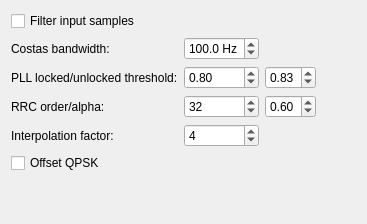
         <widget class="QWidget" name="DemodTab">
          <attribute name="title">
           <string>Demodulator</string>
          </attribute>
          <layout class="QGridLayout" name="gridLayout_3">
           <item row="0" column="0">
            <widget class="QCheckBox" name="DemodFilterCB">
             <property name="text">
              <string>Filter input samples</string>
             </property>
            </widget>
           </item>
           <item row="2" column="2">
            <widget class="QDoubleSpinBox" name="DemodPLLUnlockedSB">
             <property name="decimals">
              <number>2</number>
             </property>
             <property name="minimum">
              <double>0.000000000000000</double>
             </property>
             <property name="maximum">
              <double>2.000000000000000</double>
             </property>
             <property name="singleStep">
              <double>0.100000000000000</double>
             </property>
             <property name="value">
              <double>0.830000000000000</double>
             </property>
            </widget>
           </item>
           <item row="2" column="0">
            <widget class="QLabel" name="label_9">
             <property name="text">
              <string>PLL locked/unlocked threshold:</string>
             </property>
            </widget>
           </item>
           <item row="2" column="1">
            <widget class="QDoubleSpinBox" name="DemodPLLLockedSB">
             <property name="decimals">
              <number>2</number>
             </property>
             <property name="minimum">
              <double>0.000000000000000</double>
             </property>
             <property name="maximum">
              <double>2.000000000000000</double>
             </property>
             <property name="singleStep">
              <double>0.100000000000000</double>
             </property>
             <property name="value">
              <double>0.800000000000000</double>
             </property>
            </widget>
           </item>
           <item row="3" column="0">
            <widget class="QLabel" name="label_10">
             <property name="text">
              <string>RRC order/alpha:</string>
             </property>
            </widget>
           </item>
           <item row="3" column="1">
            <widget class="QSpinBox" name="DemodRRCOrderSB">
             <property name="maximum">
              <number>256</number>
             </property>
             <property name="value">
              <number>32</number>
             </property>
            </widget>
           </item>
           <item row="1" column="1">
            <widget class="QDoubleSpinBox" name="DemodPLLBandwidthSB">
             <property name="suffix">
              <string> Hz</string>
             </property>
             <property name="decimals">
              <number>1</number>
             </property>
             <property name="minimum">
              <double>0.000000000000000</double>
             </property>
             <property name="maximum">
              <double>500.000000000000000</double>
             </property>
             <property name="value">
              <double>100.000000000000000</double>
             </property>
            </widget>
           </item>
           <item row="4" column="0">
            <widget class="QLabel" name="label_11">
             <property name="text">
              <string>Interpolation factor:</string>
             </property>
            </widget>
           </item>
           <item row="5" column="0">
            <widget class="QCheckBox" name="DemodOffsetCB">
             <property name="text">
              <string>Offset QPSK</string>
             </property>
            </widget>
           </item>
           <item row="1" column="0">
            <widget class="QLabel" name="label_8">
             <property name="text">
              <string>Costas bandwidth:</string>
             </property>
            </widget>
           </item>
           <item row="3" column="2">
            <widget class="QDoubleSpinBox" name="DemodRRCAlphaSB">
             <property name="decimals">
              <number>2</number>
             </property>
             <property name="minimum">
              <double>0.000000000000000</double>
             </property>
             <property name="maximum">
              <double>1.000000000000000</double>
             </property>
             <property name="singleStep">
              <double>0.100000000000000</double>
             </property>
             <property name="value">
              <double>0.600000000000000</double>
             </property>
            </widget>
           </item>
           <item row="6" column="0" colspan="3">
            <spacer name="verticalSpacer">
             <property name="orientation">
              <enum>Qt::Vertical</enum>
             </property>
             <property name="sizeHint" stdset="0">
              <size>
               <width>20</width>
               <height>40</height>
              </size>
             </property>
            </spacer>
           </item>
           <item row="4" column="1">
            <widget class="QSpinBox" name="DemodInterpolationFactorSB">
             <property name="maximum">
              <number>32</number>
             </property>
             <property name="value">
              <number>4</number>
             </property>
            </widget>
           </item>
           <item row="0" column="3">
            <spacer name="horizontalSpacer_5">
             <property name="orientation">
              <enum>Qt::Horizontal</enum>
             </property>
             <property name="sizeHint" stdset="0">
              <size>
               <width>40</width>
               <height>20</height>
              </size>
             </property>
            </spacer>
           </item>
          </layout>
         </widget>
